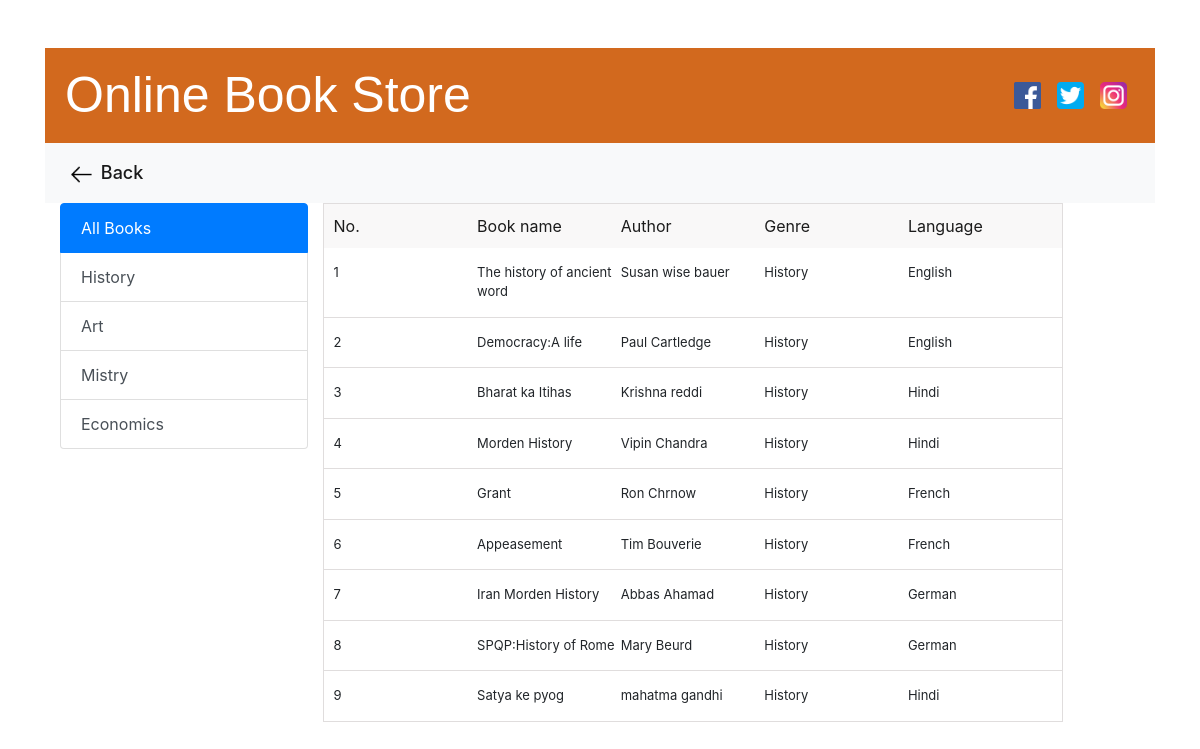
Screenshot of /showgenre/History with the database file from the repository.
### app1/models.py (models this page shows)
class Book(models.Model):
    idno=models.AutoField(primary_key=True)
    book_name=models.CharField(max_length=200)
    author=models.CharField(max_length=200)
    genre=models.CharField(max_length=200)
    language=models.CharField(max_length=200)

### app1/views.py (the view)
# urls.py: path("showgenre/", views.genre, name="showgenre"),
def genre(request,data=None):
    if data==None:
        genre=Book.objects.all()
    elif data=="History" or data=="Art" or data=="Mystery" or data=="Economics":
        genre= Book.objects.filter(genre=data)
    return render(request, 'showgenre.html', {"genre": genre})

### templates/showgenre.html (shortened to what this page needs)
{% extends 'common.html' %}
{% load static %}
{% block bs %}
      <div class="nav">
              <nav class="navbar navbar-expand-lg navbar-light bg-light">
  <div class="collapse navbar-collapse" id="navbarNav">
    <ul class="navbar-nav">
      <li class="nav-item active">
        <a class="nav-link" href="{% url 'main' %}"> <img src="{% static 'image/back_arrow.png' %}"> Back </a>
      </li>
    </ul>
  </div>
</nav>
          </div>
<div class="container my-5">
 <div class="row">
  <div class="col-sm-3">
<div class="list-group">
  <a href="{% url 'showgenre' %}" class="list-group-item list-group-item-action active" aria-current="true">
    All Books
  </a>
    <a href="{% url 'showgenredata' 'History' %}" class="list-group-item list-group-item-action">History</a>
    <a href="{% url 'showgenredata' 'Art' %}" class="list-group-item list-group-item-action">Art</a>
    <a href="{% url 'showgenredata' 'Mystery' %}" class="list-group-item list-group-item-action">Mistry</a>
  <a href="{% url 'showgenredata' 'Economics' %}" class="list-group-item list-group-item-action">Economics</a>
</div>
  </div>
<div class="col-sm-8">
    <div class="row">
    <div class="main_sec_new">
        <div class="fw-bold book_head_new">No.</div>
           <div class="fw-bold book_head_new">Book name</div>
            <div class="fw-bold book_head_new">Author</div>
            <div class="fw-bold book_head_new">Genre</div>
            <div class="fw-bold book_head_new">Language </div>
        </div>
        {% for x in genre %}
        <div class="book_sec_main_new">
                <div class="book_details_new">{{ forloop.counter}}</div>
                <div class="book_details_new">{{ x.book_name  }}</div>
            <div class="book_details_new">{{ x.author  }}</div>
            <div class="book_details_new">{{ x.genre  }}</div>
             <div class="book_details_new">{{ x.language  }}</div>
        </div>
        {% endfor %}
    </div>
</div>
 </div>
</div>
{% endblock %}

### templates/common.html (style rules this page uses)
.nav { width: 100%; float: left; display: inherit; }
ul.navbar-nav img { width: 25px; margin-right: 2px; }
ul.navbar-nav a.nav-link { font-size: 18px; font-weight: 500; }

### templates/showgenre.html (style rules this page uses)
.book_sec_main_new { background: border-box; width: 100%; float: left; border-bottom: 1px solid #e0dddd; border-left: 1px solid #e0dddd; border-right: 1px solid #e0dddd; padding: 10px; }
.main_sec_new { width: 100%; float: left; margin: 0; background: #f9f8f8; color: #1b1b1b; padding: 10px; border-top: 1px solid #e0dddd; border-left: 1px solid #e0dddd; border-right: 1px solid #e0dddd; }
.book_head_new { width: 20%; float: left; margin: 0; padding: 0; }
.book_details_new { width: 20%; float: left; padding: 5px 0px; font-weight: 400; text-align: left; font-size: 13px; }

### rows the page displays
Book: book_name "The history of ancient word", author "Susan wise bauer", genre "History", language "English"
Book: book_name "Democracy:A life", author "Paul Cartledge", genre "History", language "English"
Book: book_name "Bharat ka Itihas", author "Krishna reddi", genre "History", language "Hindi"
Book: book_name "Morden History", author "Vipin Chandra", genre "History", language "Hindi"
Book: book_name "Grant", author "Ron Chrnow", genre "History", language "French"
Book: book_name "Appeasement", author "Tim Bouverie", genre "History", language "French"
Book: book_name "Iran Morden History", author "Abbas Ahamad", genre "History", language "German"
Book: book_name "SPQP:History of Rome", author "Mary Beurd", genre "History", language "German"
Book: book_name "Satya ke pyog", author "mahatma gandhi", genre "History", language "Hindi"
